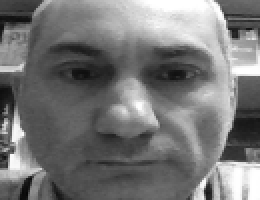
#> input picture datasets/sikandar/1.png, 130 x 100 px (shown 2 times larger)
$ python face_recognize.py
#> lines starting #> are read from the running program, lines starting #| are printed output that depends on the picture; after the words box and inside, x2 and y2 are one past the last pixel; in counts of white or black regions, pixels touching at a corner belong together
# facerec.py
import os

import cv2
import numpy

size = 4
haar_file = 'haarcascade_frontalface_default.xml'
datasets = 'datasets'
# Part 1: Create fisherRecognizer
print('Recognizing Face Please Be in sufficient Light Conditions...')
# Create a list of images and a list of corresponding names
(images, lables, names, id) = ([], [], {}, 0)
for (subdirs, dirs, files) in os.walk(datasets):
    for subdir in dirs:
        names[id] = subdir
        subjectpath = os.path.join(datasets, subdir)
        for filename in os.listdir(subjectpath):
            path = subjectpath + '/' + filename
            lable = id
            images.append(cv2.imread(path, 0))
            lables.append(int(lable))
        id += 1
#> id = 1
(width, height) = (130, 100)

# Create a Numpy array from the two lists above
(images, lables) = [numpy.array(lis) for lis in [images, lables]]

# OpenCV trains a model from the images
# NOTE FOR OpenCV2: remove '.face'
model = cv2.face.LBPHFaceRecognizer_create()
model.train(images, lables)

# Part 2: Use fisherRecognizer on camera stream
face_cascade = cv2.CascadeClassifier(haar_file)
webcam = cv2.VideoCapture(0)
while True:
    (_, im) = webcam.read()
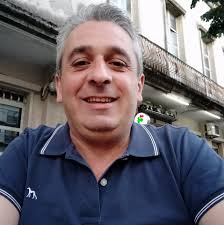
#> input picture test.jpg, 224 x 225 px, given in place of the camera
#> im is the input picture: shape (225, 224, 3); mean B, G, R 107.8, 99.3, 104.9
    gray = cv2.cvtColor(im, cv2.COLOR_BGR2GRAY)
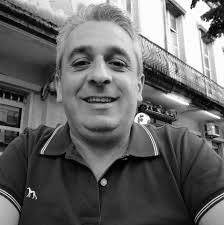
#> gray: shape (225, 224); min 0, max 255, mean 102
    faces = face_cascade.detectMultiScale(gray, 1.3, 5)
    for (x, y, w, h) in faces:
        cv2.rectangle(im, (x, y), (x + w, y + h), (255, 0, 0), 2)
        face = gray[y:y + h, x:x + w]
        face_resize = cv2.resize(face, (width, height))
        # Try to recognize the face
        prediction = model.predict(face_resize)
        cv2.rectangle(im, (x, y), (x + w, y + h), (0, 255, 0), 3)

        if prediction[1] < 500:
            cv2.putText(im, '%s - %.0f' % (names[prediction[0]], prediction[1]), (x - 10, y - 10),
                        cv2.FONT_HERSHEY_PLAIN, 1, (0, 255, 0))
        else:
            cv2.putText(im, 'not recognized', (x - 10, y - 10), cv2.FONT_HERSHEY_PLAIN, 1, (0, 255, 0))
#> this loop made 1 pass
#> pass 1, `face = gray[y:y + h, x:x + w]`:
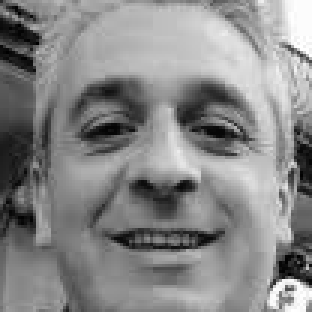
#> face: shape (104, 104) (shown 3 times larger); min 0, max 255, mean 135.5
#> pass 1, `face_resize = cv2.resize(face, (width, height))`:
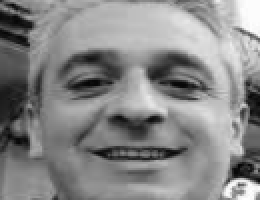
#> face_resize: shape (100, 130) (shown 2 times larger); min 4, max 254, mean 135.3
#> after the loop:
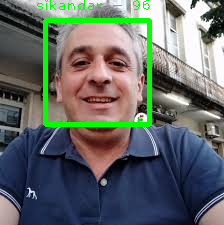
#> im: shape (225, 224, 3); 4.5% of pixels changed, all inside (x1, y1, x2, y2) = (37, 0, 152, 127)

    cv2.imshow('OpenCV', im)

    key = cv2.waitKey(10)
#> (key Esc is pressed here)
    if key == 27:
        break
